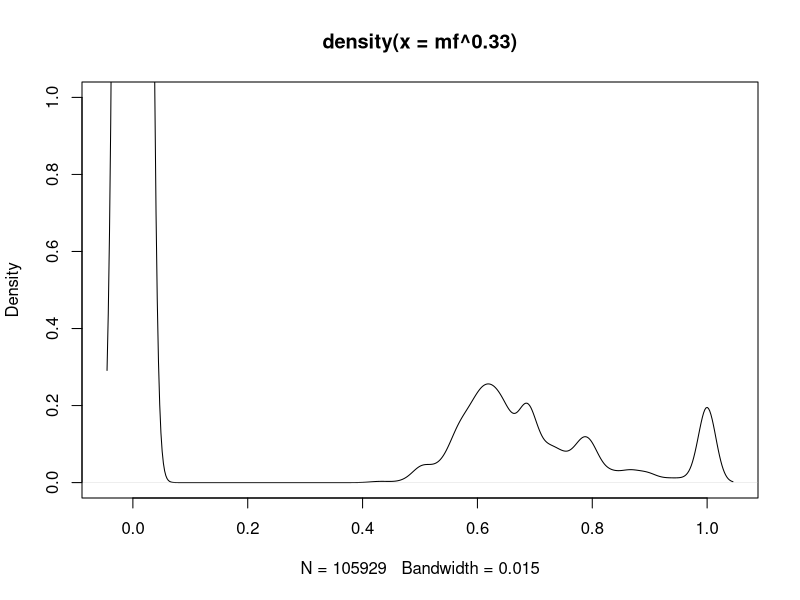

Write the R code that produced this figure. (Note: this script raises an error after producing the figure.)



mf <- as.numeric(as.matrix(read.table("similarity.LIN-RESNIK.MF.subset.tab"))[,3])
bp <- as.numeric(as.matrix(read.table("similarity.LIN-RESNIK.BP.subset.tab"))[,3])
plot(density(mf^0.33),ylim=c(0,1))
plot(density(cc^0.33),ylim=c(0,1))
plot(density(bp^0.33),ylim=c(0,1))

